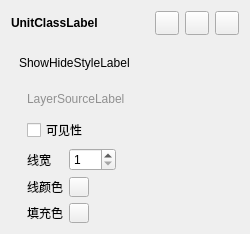
<?xml version="1.0" encoding="UTF-8"?>
<ui version="4.0">
 <class>UnitsClassWidget</class>
 <widget class="QWidget" name="UnitsClassWidget">
  <property name="geometry">
   <rect>
    <x>0</x>
    <y>0</y>
    <width>250</width>
    <height>234</height>
   </rect>
  </property>
  <property name="sizePolicy">
   <sizepolicy hsizetype="Minimum" vsizetype="Minimum">
    <horstretch>0</horstretch>
    <verstretch>0</verstretch>
   </sizepolicy>
  </property>
  <property name="minimumSize">
   <size>
    <width>250</width>
    <height>0</height>
   </size>
  </property>
  <property name="windowTitle">
   <string notr="true"/>
  </property>
  <layout class="QVBoxLayout" name="verticalLayout" stretch="0,0,0,0">
   <item>
    <layout class="QHBoxLayout" name="horizontalLayout">
     <item>
      <widget class="QLabel" name="UnitClassLabel">
       <property name="font">
        <font>
         <weight>75</weight>
         <bold>true</bold>
        </font>
       </property>
       <property name="text">
        <string notr="true">UnitClassLabel</string>
       </property>
      </widget>
     </item>
     <item>
      <spacer name="horizontalSpacer">
       <property name="orientation">
        <enum>Qt::Horizontal</enum>
       </property>
       <property name="sizeType">
        <enum>QSizePolicy::Expanding</enum>
       </property>
       <property name="sizeHint" stdset="0">
        <size>
         <width>40</width>
         <height>20</height>
        </size>
       </property>
      </spacer>
     </item>
     <item>
      <widget class="QPushButton" name="UpButton">
       <property name="maximumSize">
        <size>
         <width>24</width>
         <height>24</height>
        </size>
       </property>
       <property name="text">
        <string notr="true"/>
       </property>
      </widget>
     </item>
     <item>
      <widget class="QPushButton" name="DownButton">
       <property name="maximumSize">
        <size>
         <width>24</width>
         <height>24</height>
        </size>
       </property>
       <property name="text">
        <string notr="true"/>
       </property>
      </widget>
     </item>
     <item>
      <widget class="QPushButton" name="RemoveButton">
       <property name="maximumSize">
        <size>
         <width>24</width>
         <height>24</height>
        </size>
       </property>
       <property name="text">
        <string notr="true"/>
       </property>
      </widget>
     </item>
    </layout>
   </item>
   <item>
    <spacer name="verticalSpacer">
     <property name="orientation">
      <enum>Qt::Vertical</enum>
     </property>
     <property name="sizeType">
      <enum>QSizePolicy::Fixed</enum>
     </property>
     <property name="sizeHint" stdset="0">
      <size>
       <width>20</width>
       <height>8</height>
      </size>
     </property>
    </spacer>
   </item>
   <item>
    <widget class="openfluid::ui::common::ActionLabel" name="ShowHideStyleLabel">
     <property name="sizePolicy">
      <sizepolicy hsizetype="Expanding" vsizetype="Preferred">
       <horstretch>0</horstretch>
       <verstretch>0</verstretch>
      </sizepolicy>
     </property>
     <property name="text">
      <string notr="true">ShowHideStyleLabel</string>
     </property>
     <property name="indent">
      <number>8</number>
     </property>
    </widget>
   </item>
   <item>
    <widget class="QWidget" name="StyleWidget" native="true">
     <layout class="QVBoxLayout" name="verticalLayout_3">
      <property name="leftMargin">
       <number>16</number>
      </property>
      <property name="rightMargin">
       <number>0</number>
      </property>
      <property name="bottomMargin">
       <number>0</number>
      </property>
      <item>
       <widget class="QLabel" name="LayerSourceLabel">
        <property name="font">
         <font>
          <underline>false</underline>
         </font>
        </property>
        <property name="styleSheet">
         <string notr="true">color : #909090;</string>
        </property>
        <property name="text">
         <string notr="true">LayerSourceLabel</string>
        </property>
        <property name="indent">
         <number>0</number>
        </property>
       </widget>
      </item>
      <item>
       <widget class="QWidget" name="StyleParamsWidget" native="true">
        <property name="sizePolicy">
         <sizepolicy hsizetype="Minimum" vsizetype="Minimum">
          <horstretch>0</horstretch>
          <verstretch>0</verstretch>
         </sizepolicy>
        </property>
        <layout class="QVBoxLayout" name="verticalLayout_2">
         <property name="leftMargin">
          <number>0</number>
         </property>
         <property name="topMargin">
          <number>6</number>
         </property>
         <property name="rightMargin">
          <number>0</number>
         </property>
         <property name="bottomMargin">
          <number>0</number>
         </property>
         <item>
          <widget class="QCheckBox" name="VisibleCheckBox">
           <property name="text">
            <string>可见性</string>
           </property>
          </widget>
         </item>
         <item>
          <layout class="QFormLayout" name="formLayout">
           <item row="0" column="0">
            <widget class="QLabel" name="LineWidthLabel">
             <property name="text">
              <string>线宽</string>
             </property>
            </widget>
           </item>
           <item row="0" column="1">
            <widget class="QSpinBox" name="LineWidthSpinBox">
             <property name="sizePolicy">
              <sizepolicy hsizetype="Maximum" vsizetype="Fixed">
               <horstretch>0</horstretch>
               <verstretch>0</verstretch>
              </sizepolicy>
             </property>
             <property name="maximumSize">
              <size>
               <width>16777215</width>
               <height>16777215</height>
              </size>
             </property>
             <property name="minimum">
              <number>1</number>
             </property>
             <property name="maximum">
              <number>400</number>
             </property>
            </widget>
           </item>
           <item row="1" column="0">
            <widget class="QLabel" name="label_2">
             <property name="text">
              <string>线颜色</string>
             </property>
            </widget>
           </item>
           <item row="1" column="1">
            <widget class="QPushButton" name="LineColorButton">
             <property name="maximumSize">
              <size>
               <width>20</width>
               <height>20</height>
              </size>
             </property>
             <property name="text">
              <string notr="true"/>
             </property>
            </widget>
           </item>
           <item row="2" column="0">
            <widget class="QLabel" name="label_3">
             <property name="sizePolicy">
              <sizepolicy hsizetype="Minimum" vsizetype="Minimum">
               <horstretch>0</horstretch>
               <verstretch>0</verstretch>
              </sizepolicy>
             </property>
             <property name="text">
              <string>填充色</string>
             </property>
            </widget>
           </item>
           <item row="2" column="1">
            <widget class="QPushButton" name="FillColorButton">
             <property name="maximumSize">
              <size>
               <width>20</width>
               <height>20</height>
              </size>
             </property>
             <property name="text">
              <string/>
             </property>
            </widget>
           </item>
          </layout>
         </item>
        </layout>
       </widget>
      </item>
     </layout>
    </widget>
   </item>
  </layout>
 </widget>
 <customwidgets>
  <customwidget>
   <class>openfluid::ui::common::ActionLabel</class>
   <extends>QLabel</extends>
   <header location="global">openfluid/ui/common/ActionLabel.hpp</header>
  </customwidget>
 </customwidgets>
 <resources/>
 <connections/>
</ui>
